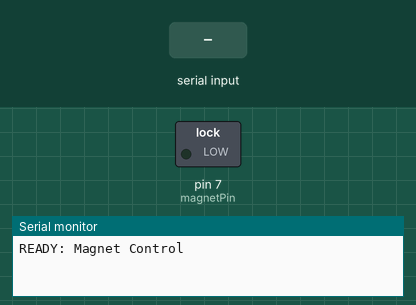
A sketch run on a simulated Arduino Uno, built with avr-gcc and run on an emulated ATmega328P. Parts: switched loads named in the sketch (green lamp = pin HIGH), the last lines printed to the serial monitor. The inputs (shaded band) are chosen by the test bench.

Above: at 1.2 s.
1.3 s: "1" received over Serial
At 1.6 s:
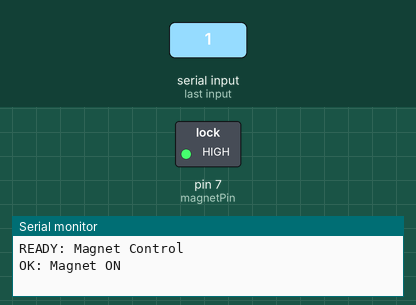
2.8 s: "0" received over Serial
At 4.0 s:
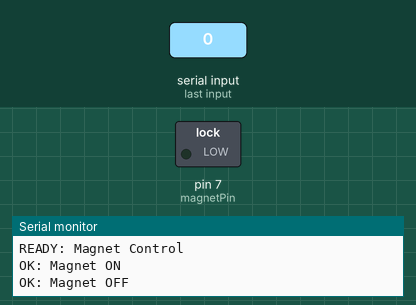
Timing chart, 0 to 5.8 s (numbered marks = the images above; inputs shaded):
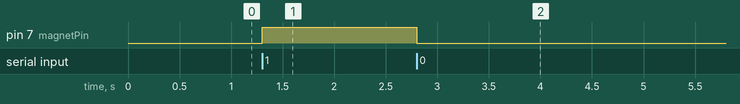

The sketch:

gantry_magnet_control.ino
```cpp
/**
 * Electromagnet Control (Magnet Only)
 *
 * [Spec]
 * - Controls Electromagnet on Pin 13.７ピンに変更
 * - Commands: '1' (ON), '0' (OFF).
 */

const int magnetPin = 7;

void setup() {
  Serial.begin(9600);
  pinMode(magnetPin, OUTPUT);
  digitalWrite(magnetPin, LOW); // Start OFF
  Serial.println("READY: Magnet Control");
}

void loop() {
  if (Serial.available() > 0) {
    char c = Serial.read();

    if (c == '1') {
      digitalWrite(magnetPin, HIGH);
      Serial.println("OK: Magnet ON");
    } else if (c == '0') {
      digitalWrite(magnetPin, LOW);
      Serial.println("OK: Magnet OFF");
    }
  }
}
```

Measured:
- after the input at 1.3 s, pin 7 (magnetPin): LOW → HIGH at once
- after the input at 2.8 s, pin 7 (magnetPin): HIGH → LOW at once
